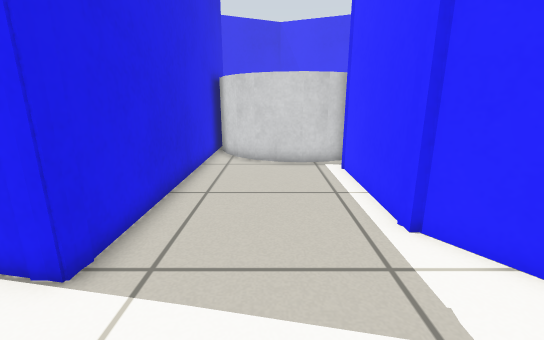
View 1 (above)

12 first-person views from a walk through a Gazebo world. The camera is 0.68 m above the floor, tilts 14° down and sees 90° across. The floor is counted in squares, 0.25 m on a side. Each view is taken from the middle of a square. On the plan, view 1 faces up. The plan holds only what a view shows up to about 19 squares ahead; the rest is blank. The place goes on beyond the plan.

View 2
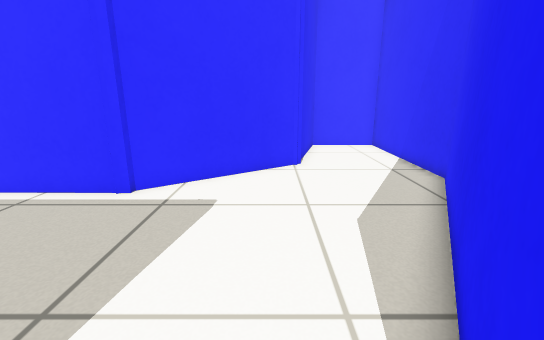

View 3
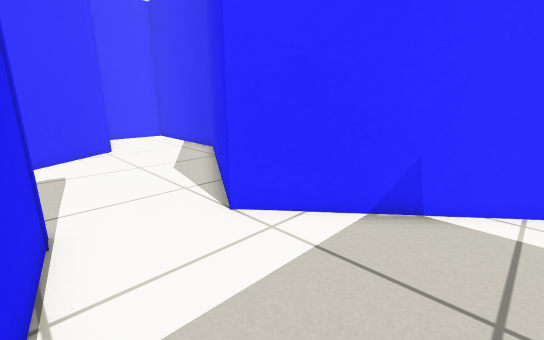

View 4
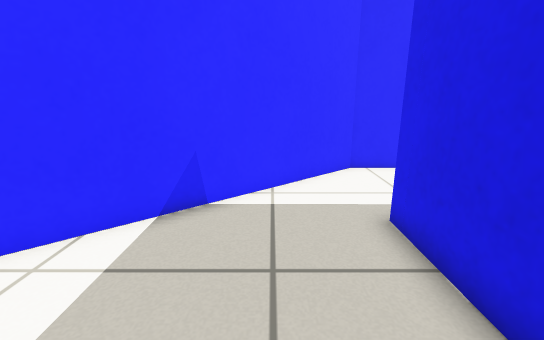

View 5
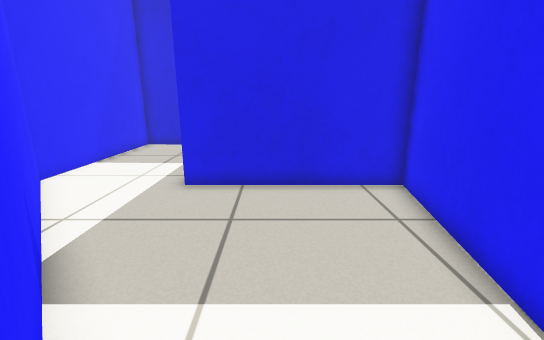

View 6
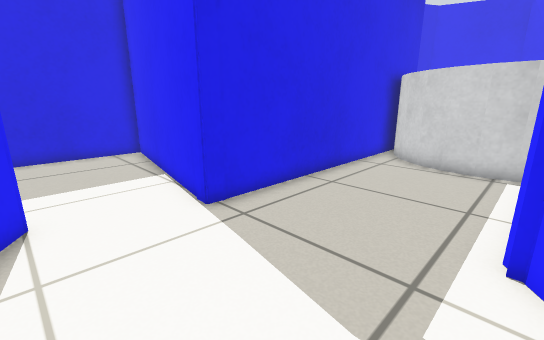

View 7
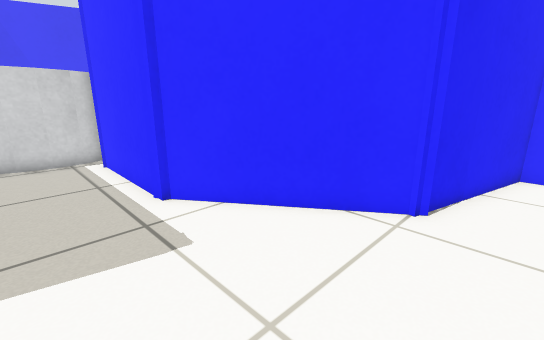

View 8
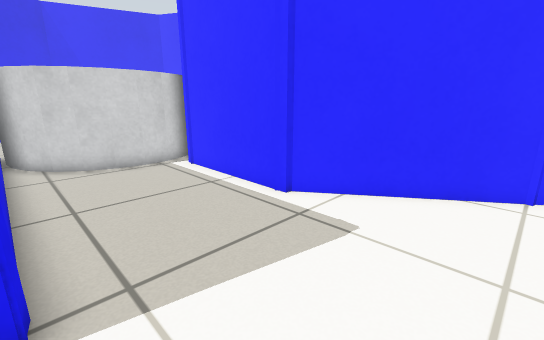

View 9
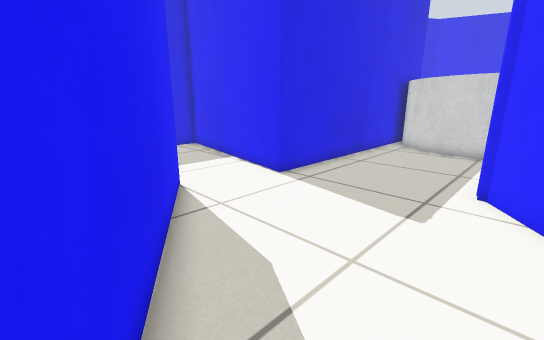

View 10
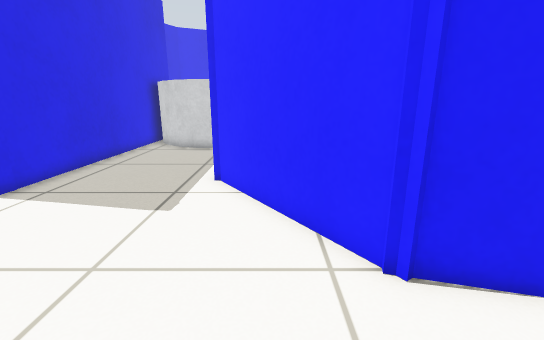

View 11
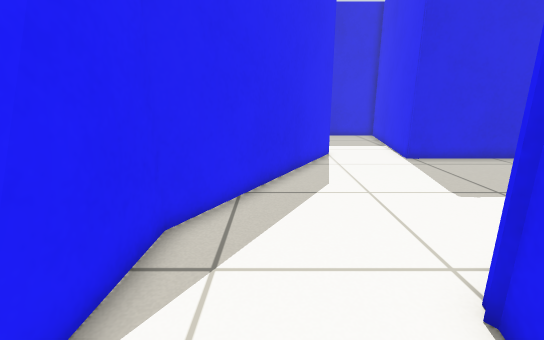

View 12
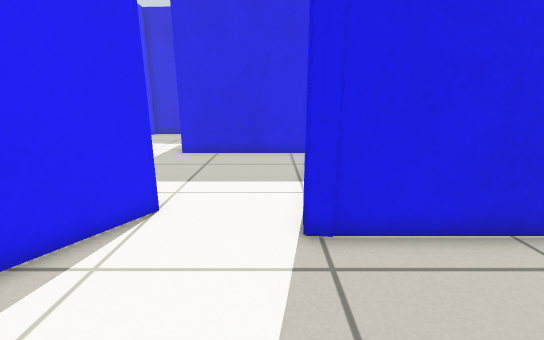

### Floor plan
Key: @ floor where view 1 was taken; # wall or solid block; . floor; C grey cylinder.
Columns run from 22 left of view 1 to 13 right of it. Each row starts with its distance up from view 1.
 16                    #
 15                    #C
 14                    #CC
 13                    #.CCCCC#
 12                    #...CC##
 11                    #.....#
 10                    #.....#
  9                    #.....#
  8                    #.....#
  7                    #.....#
  6                    #.....#
  5          #######   #.....##
  4          #.....#####......##
  3          #.................#
  2          #.................##
  1          #..................##
  0          #.......##...@......###
 -1          #......#####..........####
 -2          #.....##   ##............##
 -3      .........##     ###...........#
 -4    .........###        ###.........#
 -5 #..........##            #######  .#
 -6 #.........##                  ######
 -7 ###########

Where each view was taken, in squares from view 1:
view 1: 0 up, 0 right, facing up
view 2: 1 up, 5 left, facing right
view 3: 4 up, 10 left, facing down-right
view 4: 4 up, 10 left, facing down
view 5: 1 up, 4 left, facing left
view 6: 0 up, 3 right, facing up-left
view 7: 2 down, 0 right, facing up-right
view 8: 0 up, 3 left, facing up-right
view 9: 4 down, 4 right, facing up-left
view 10: 4 down, 5 right, facing up
view 11: 3 down, 10 right, facing left
view 12: 3 up, 2 right, facing left
